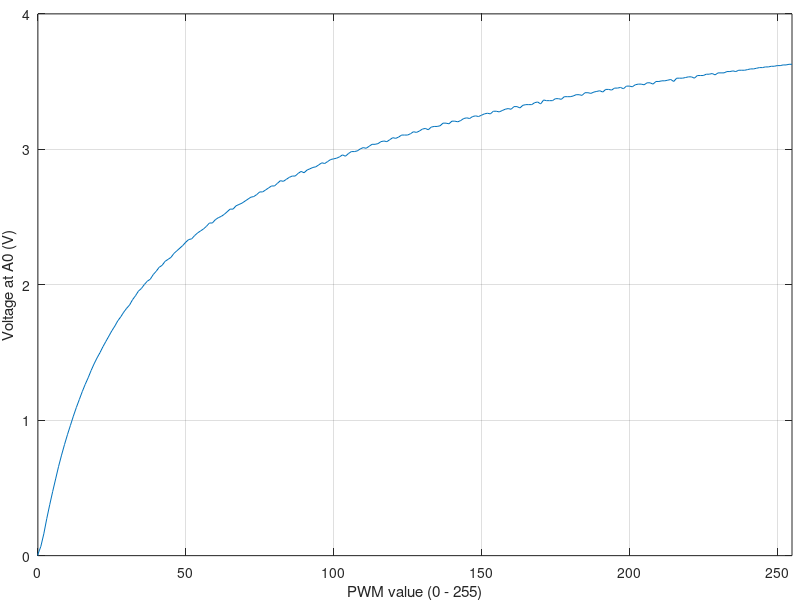

The MATLAB script that drew this image:
data = dlmread("steadystate.csv", ",");

plot(data(:,1), data(:,3));
xlabel("PWM value (0 - 255)");
ylabel("Voltage at A0 (V)");
axis([0, 255]);
grid on
set(gcf, "paperposition", [0 0 8.00000 6.00000]);
set(gcf, "papersize", [8 6]);
get(gcf);
get(gca)
#set(gca,'LooseInset',get(gca,'TightInset'));
set(gca, 'LooseInset', [0.01, 0.07, 0.01, 0.01]);
print("steady_state.pdf","-dpdf");
